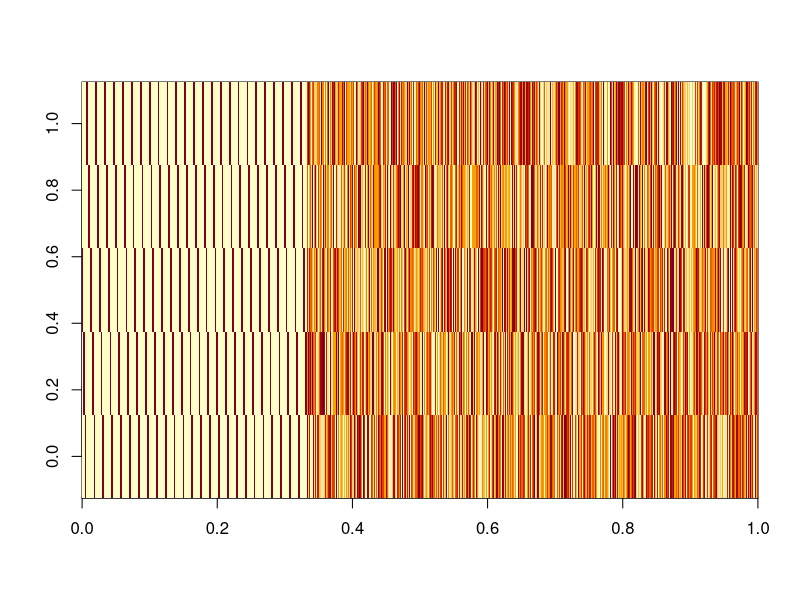
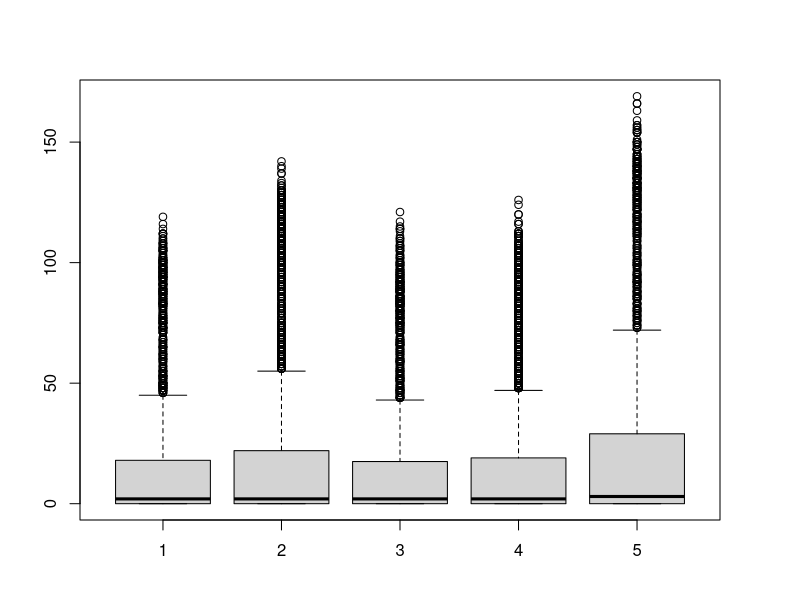
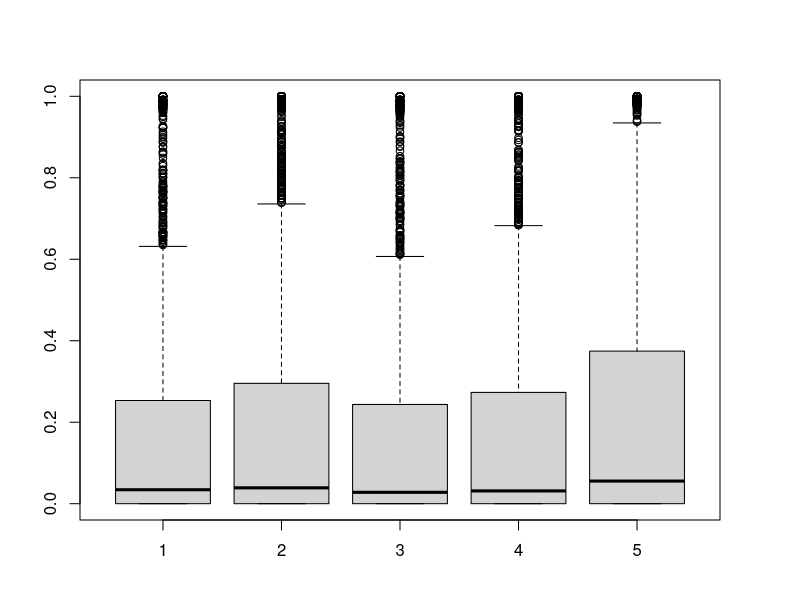
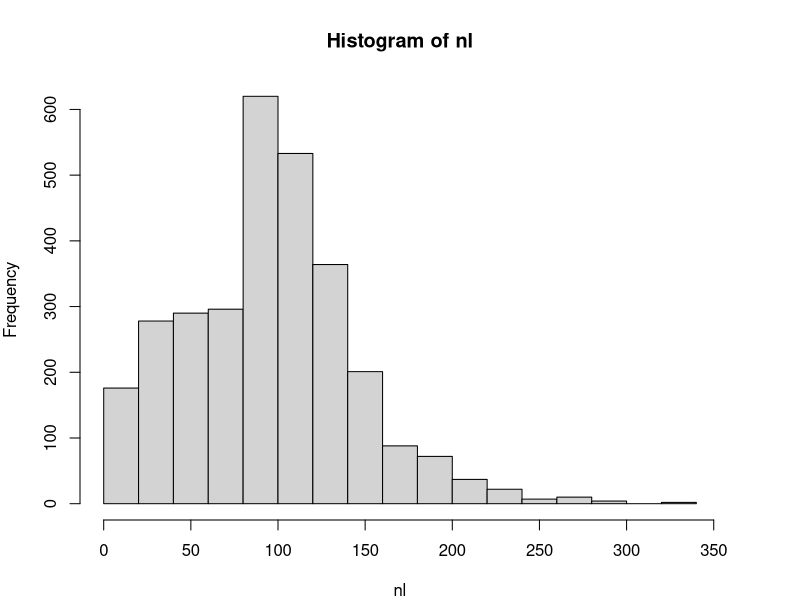
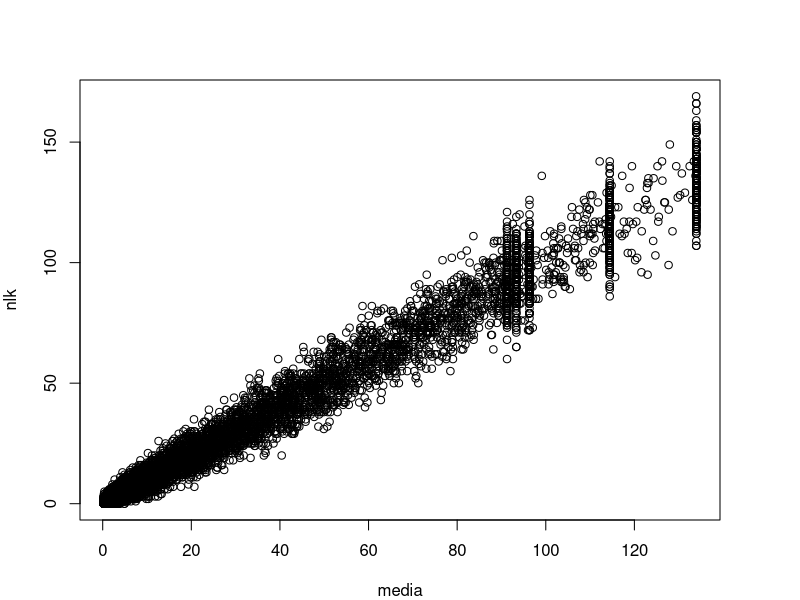
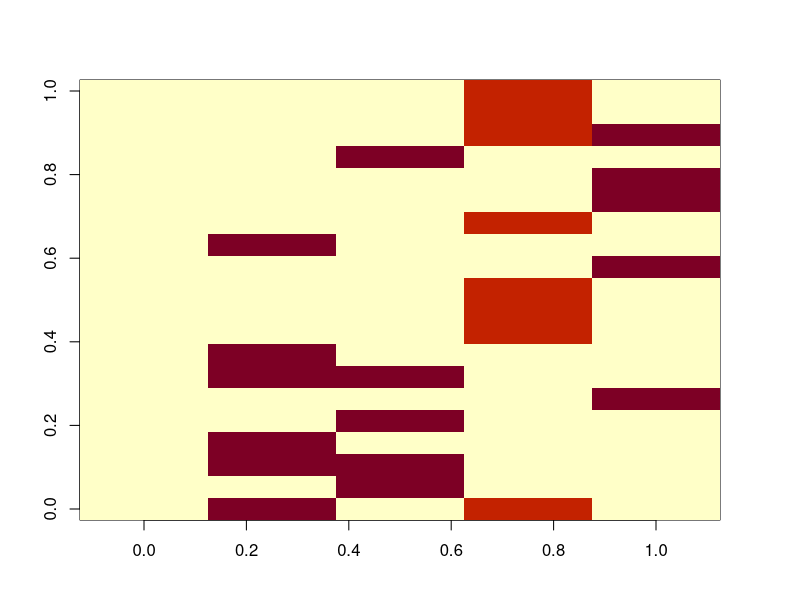
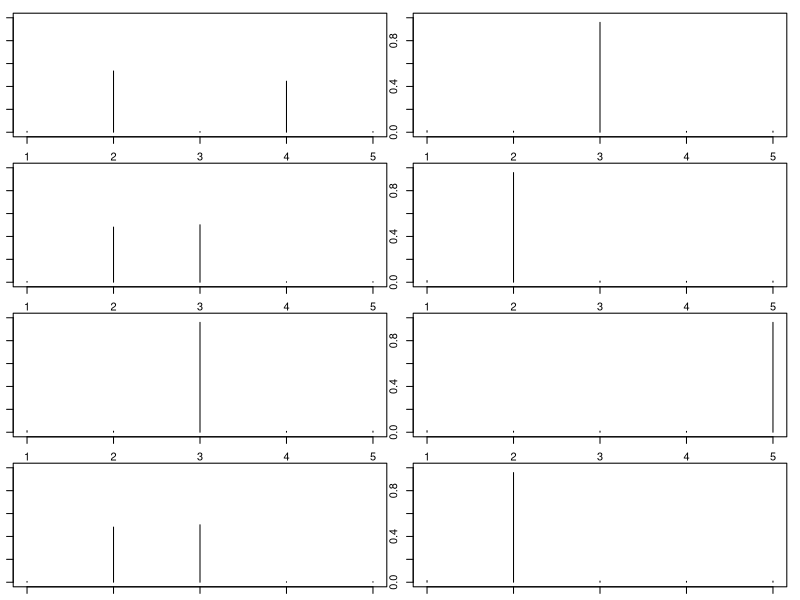
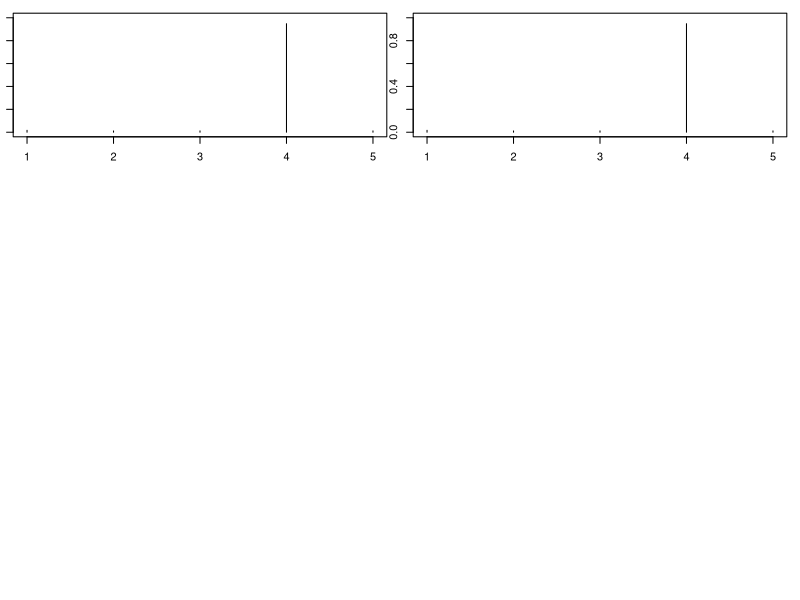

The R source for these figures, in order: (Note: this script raises an error after producing the figures.)
rm(list=ls(all=TRUE))
library(MCMCpack)
set.seed(38)

nloc=3000
nspp=100
ncommun=5

#design matrix
xmat=matrix(runif(nloc*ncommun,min=-3,max=3),nloc,ncommun)

#pure sites
tmp=matrix(-3,ncommun,ncommun)
diag(tmp)=3
num1=floor(nloc/ncommun)
for (i in 1:200){
  seq1=(ncommun*(i-1)+1):(ncommun*i)
  xmat[seq1,]=tmp
}
image(xmat)
xmat=cbind(1,xmat)

#parameters
b0=log(runif(ncommun,min=4,max=7))
betas.true=betas=rbind(b0,diag(1,ncommun))

#get means
media.true=media=exp(xmat%*%betas); range(media)
head(media)

#generate N_lk
par(mfrow=c(1,1),mar=rep(4,4))
nlk=matrix(NA,nloc,ncommun)
for (i in 1:ncommun){
  nlk[,i]=rpois(nloc,media[,i])
}
nlk.true=nlk; boxplot(nlk)
z=nlk/apply(nlk,1,sum); apply(z,1,sum); boxplot(z); apply(z,2,range); apply(z>0.9,2,mean)
nl=apply(nlk,1,sum)
hist(nl)
sum(nl)

plot(media,nlk)

#generate phi (assuming that each species is strongly present in a single group) 
phi=matrix(0.01,ncommun,nspp)
num=floor(nspp/ncommun)
for (i in 1:nspp){
  n=rbinom(1,size=1,prob=0.1)+1
  ind=sample(1:ncommun,size=n)
  phi[ind,i]=1
}
phi.true=phi=phi/matrix(apply(phi,1,sum),ncommun,nspp)
apply(phi,1,sum)

image(phi[,1:20])

#per species
par(mfrow=c(4,2),mar=rep(1,4))
for (i in 1:(ncommun*2)) plot(phi[,i]/sum(phi[,i]),type='h',ylim=c(0,1))

par(mfrow=c(4,2),mar=rep(1,4))
for (i in 1:ncommun) plot(phi[i,],type='h')

# for (i in 1:nspp){ #add some zeroes
#   ind=sample(1:ncommun,size=1)
#   tmp[ind,i]=runif(1,min=0.5,max=1)
# }
# phi=tmp/matrix(rowSums(tmp),ncommun,nspp) #re-scale to make sure it sums to 1
# round(phi[,1:20],2)
# table(round(phi,2))

unique(rowSums(phi))
phi.true=phi
image(phi)

#generate actual observations y
array.lsk=array(0,dim=c(nloc,nspp,ncommun))
for (i in 1:nloc){
  for (k in 1:ncommun){
    array.lsk[i,,k]=rmultinom(1,size=nlk[i,k],prob=phi[k,])
  }
}
array.lsk.true=array.lsk
y=apply(array.lsk,c(1,2),sum)
nks=t(apply(array.lsk,c(2,3),sum))
image(y)
plot(phi,nks)

#checking if it makes sense
plot(apply(array.lsk,c(1,3),sum),nlk)
lines(c(0,1000),c(0,1000))

#look at stuff to make sure it makes sense
phi.estim=nks/matrix(rowSums(nks),ncommun,nspp)
plot(phi.true,phi.estim)
nks.true=nks

#export results
setwd('U:\\GIT_models\\git_LDA_MS')
nome='fake data.csv'
colnames(y)=paste('spp',1:nspp,sep='')
rownames(y)=paste('loc',1:nloc,sep='')
write.csv(y,nome,row.names=F)    

nome='fake data xmat.csv'
write.csv(xmat,nome,row.names=F)    
